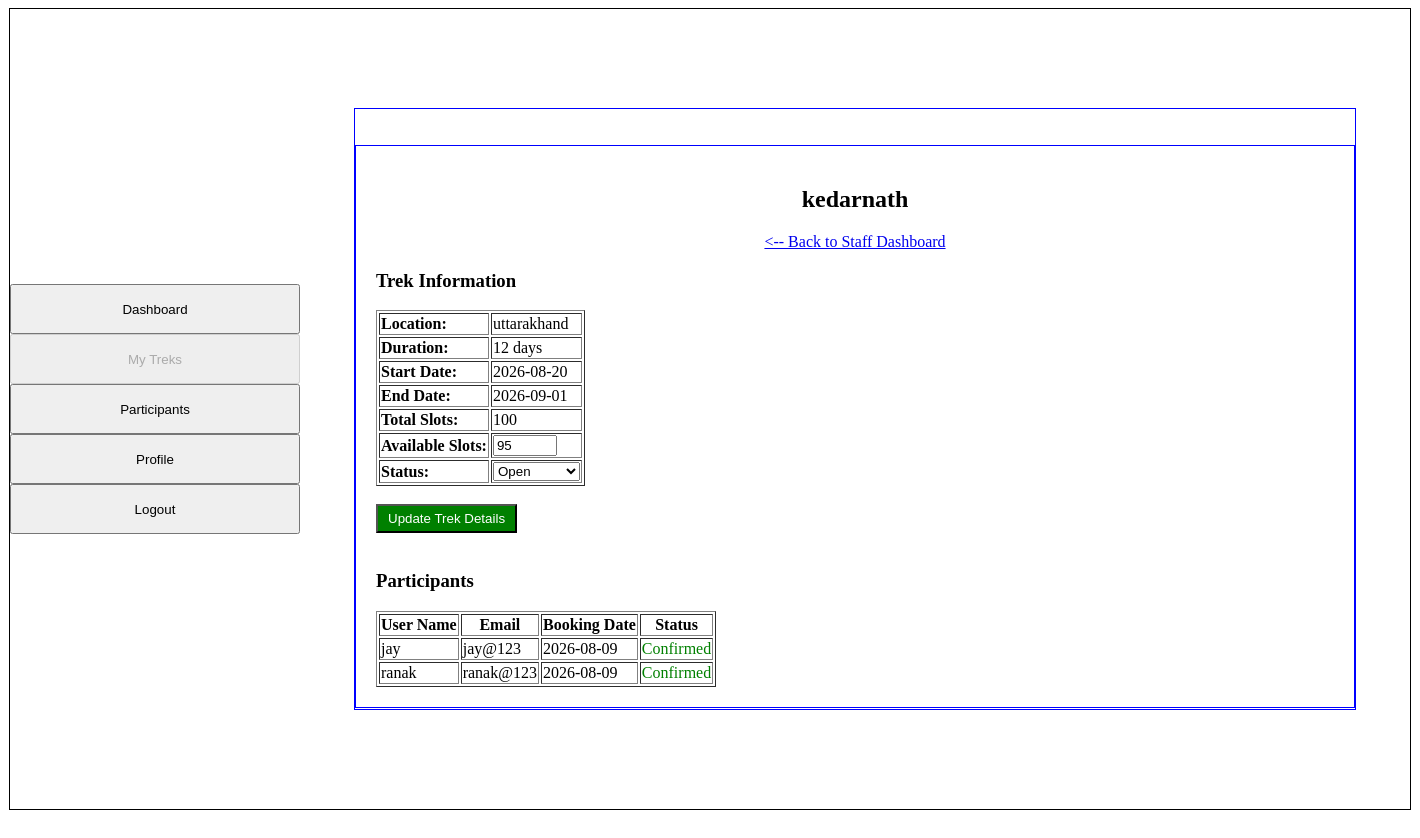
/staff_trek_manage (signed in), run on the app's committed database.
### models.py (models this page shows)
class Trek(db.Model):
    __tablename__ = "treks"
    trek_id = db.Column(db.Integer, primary_key=True)
    trek_name = db.Column(db.String(200), nullable=False)
    location = db.Column(db.String(100), nullable=False)
    difficulty = db.Column(db.String(50), nullable=False)
    duration = db.Column(db.String(50), nullable=False)
    start_date = db.Column(db.Date, nullable=False)
    end_date = db.Column(db.Date, nullable=False)
    total_slots = db.Column(db.Integer, nullable=False)
    available_slots = db.Column(db.Integer, nullable=False)
    status = db.Column(db.String(20), nullable=False)
    description = db.Column(db.String(500), nullable=False)
    assigned_staff_id = db.Column(db.Integer, db.ForeignKey("users.user_id"), nullable=True)
    bookings = db.relationship("Booking", cascade="all,delete", backref="trek")

class Booking(db.Model):
    __tablename__ = "bookings"
    booking_id = db.Column(db.Integer, primary_key=True)
    user_id = db.Column(db.Integer, db.ForeignKey("users.user_id"), nullable=False)
    trek_id = db.Column(db.Integer, db.ForeignKey("treks.trek_id"), nullable=False)
    booking_date = db.Column(db.Date, nullable=False)
    status = db.Column(db.String(20), nullable=False)

class User(db.Model):
    __tablename__ = "users"
    user_id = db.Column(db.Integer, primary_key=True)
    full_name = db.Column(db.String(100), nullable=False)
    email = db.Column(db.String(120), unique=True, nullable=False)
    password = db.Column(db.String(200), nullable=False)
    phone = db.Column(db.String(15), nullable=False)
    role = db.Column(db.String(50), nullable=False)
    status = db.Column(db.String(20), nullable=False)
    bookings = db.relationship("Booking", cascade="all,delete", backref="user")

### app.py (the view, shortened to what this page needs)
@app.route('/staff_trek_manage', methods=['GET', 'POST'])
def staff_trek_manage():
    if session.get('role') != "1":
        return redirect(url_for('login'))
    current_staff_id = session.get('user_id')
    my_treks = db.session.query(Trek).filter(Trek.assigned_staff_id == current_staff_id).all()
    trek_ids = [t.trek_id for t in my_treks]
    if trek_ids:
        participants = db.session.query(Booking, User)\
            .join(User, Booking.user_id == User.user_id)\
            .filter(Booking.trek_id.in_(trek_ids)).all()
    else:
        participants = []
    return render_template("staff_trek_manage.html", treks=my_treks, participants=participants)

### templates/staff_trek_manage.html (shortened to what this page needs)
{% extends "base.html" %}
{% block sidebar %}
<a href="/staff_dashboard"><input type="button" value="Dashboard" style="width: 290px; height: 50px; margin: 0 auto;"></a><br>
<a href="/staff_trek_manage"><input type="button" value="My Treks" style="width: 290px; height: 50px; margin: 0 auto;"disabled></a><br>
<a href="/participants"><input type="button" value="Participants" style="width: 290px; height: 50px; margin: 0 auto;" ></a><br>
<a href="/profile_staff"><input type="button" value="Profile" style="width: 290px; height: 50px; margin: 0 auto;"></a><br>
<a href="/logout"><input type="button" value="Logout" style="width: 290px; height: 50px; margin: 0 auto;"></a>
{% endblock %}
{% block content %}
<div class="usr-dash">
    {% for trek in treks %}
    <div style="border: 1px solid blue; padding: 20px; margin-bottom: 30px;">
        <h2 style="text-align: center;">{{ trek.trek_name }}</h2>
        <div style="text-align: center;">
            <a href="/staff_dashboard"><-- Back to Staff Dashboard</a>
        </div>
        <h3>Trek Information</h3>
        <form action="/staff_trek_manage" method="POST">
    <table border="1px solid black" >
                <tr><td><b>Location:</b></td><td>{{ trek.location }}</td></tr>
                <tr><td><b>Duration:</b></td><td>{{ trek.duration }} days</td></tr>
                <tr><td><b>Start Date:</b></td><td>{{ trek.start_date }}</td></tr>
                <tr><td><b>End Date:</b></td><td>{{ trek.end_date }}</td></tr>
                <tr><td><b>Total Slots:</b></td><td>{{ trek.total_slots }}</td></tr>
                <tr>
                    <td><b>Available Slots:</b></td>
                    <td>
                        <input type="number" name="available_slots" value="{{ trek.available_slots }}" min="0" max="{{ trek.total_slots }}">
                    </td>
                </tr>
                <tr>
                    <td><b>Status:</b></td>
                    <td>
                        <select name="status">
                            <option value="Open" {% if trek.status == 'Open' %}selected{% endif %}>Open</option>
                        </select>
                    </td>
                </tr>
            </table>
            <br>
            <input type="submit" value="Update Trek Details" style="background-color: green; color: white; padding: 5px 10px; cursor: pointer;">
        </form>
        <br>
        <h3>Participants</h3>
    <table border="1px solid black" >
            <tr>
                <th>User Name</th>
                <th>Email</th>
                <th>Booking Date</th>
                <th>Status</th>
            </tr>
            {% for b, u in participants %}
                {% if b.trek_id == trek.trek_id %}
                <tr>
                    <td>{{ u.full_name }}</td>
                    <td>{{ u.email }}</td>
                    <td>{{ b.booking_date }}</td>
                    <td style="color: green;">{{ b.status }}</td>
                </tr>
                {% endif %}
            {% endfor %}
        </table>
    </div>
    {% endfor %}
</div>
{% endblock %}

### data on the page
Trek: trek_name "kedarnath", location "uttarakhand", duration "12", start_date "2026-08-20", end_date "2026-09-01", total_slots "100", available_slots "95", status "Open"
Booking: full_name "jay", email "jay@123", booking_date "2026-08-09", status "Confirmed"
Booking: full_name "ranak", email "ranak@123", booking_date "2026-08-09", status "Confirmed"
